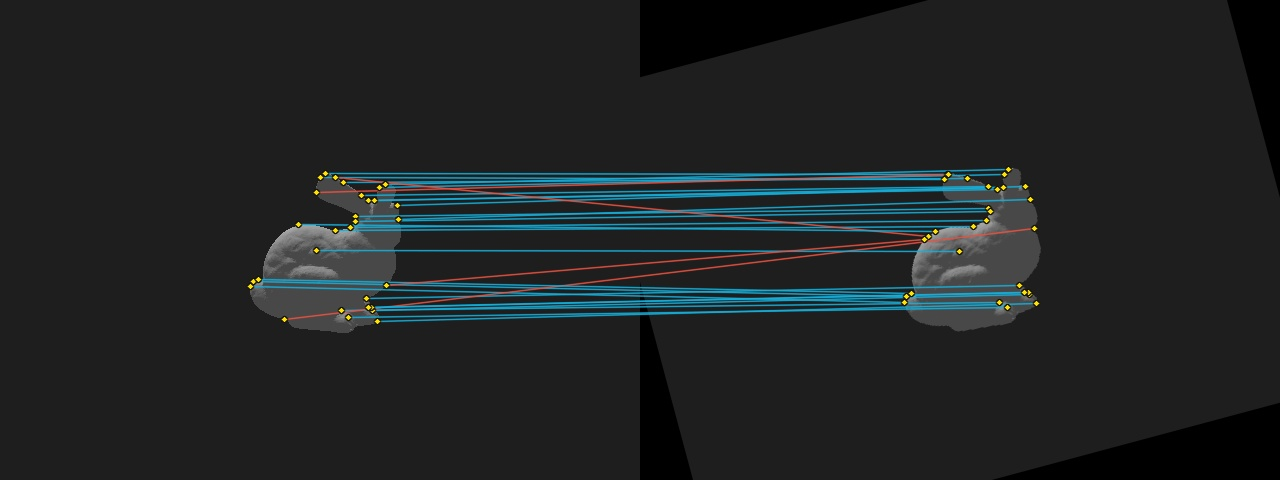
#> input picture experiments/orb_extractor_benchmark/sample_results/visualizations/000_opencv_rotation_15.jpg, 1280 x 480 px; its folder holds only this picture in this run
$ python extract_image.py sample_results/visualizations/000_opencv_rotation_15.jpg
#> lines starting #> are read from the running program, lines starting #| are printed output that depends on the picture
### experiments/orb_extractor_benchmark/benchmark.py
#!/usr/bin/env python3
"""Benchmark original scratch ORB vs OpenCV ORB on five dataset formats.

Copyright for original C++ feature code is preserved in its original files.
This Python script is an evaluation adapter; it does not reimplement scratch ORB.
"""
import argparse
import csv
import json
import math
import re
import subprocess
import tempfile
import time
from collections import defaultdict
from dataclasses import dataclass
from pathlib import Path

import cv2
import numpy as np
from visualization import (draw_correspondences, render_panel, write_pair_dashboard,
                           write_gallery, safe_name, write_dashboard_png)

cv2.setNumThreads(1)

IMAGE_EXTS = {'.png', '.jpg', '.jpeg', '.bmp', '.ppm', '.pgm', '.tif', '.tiff'}
FIELDS = [
    'dataset', 'sequence', 'pair', 'extractor', 'image_1', 'image_2',
    'keypoints_1', 'keypoints_2', 'raw_matches', 'matches', 'correct_matches', 'match_precision',
    'repeatable_keypoints', 'eligible_keypoints', 'repeatability',
    'fundamental_ransac_inliers', 'fundamental_ransac_inlier_ratio',
    'extract_1_ms', 'extract_2_ms', 'match_ms', 'geometry',
]


@dataclass
class Features:
    points: np.ndarray              # (N,2), base image coordinates
    descriptors: np.ndarray         # (N,32), uint8
    angles: np.ndarray              # radians
    scales: np.ndarray
    responses: np.ndarray
    levels: np.ndarray
    milliseconds: float


@dataclass
class Pair:
    name: str
    sequence: str
    first: Path
    second: Path
    homography: np.ndarray | None = None
    second_image: np.ndarray | None = None
    mask: np.ndarray | None = None
    # Optional for generated synthetic frames (stored without writing to disk).


# [5 lines left out: function image_paths, not called in this run]


def read_gray(path):
    image = cv2.imread(str(path), cv2.IMREAD_GRAYSCALE)
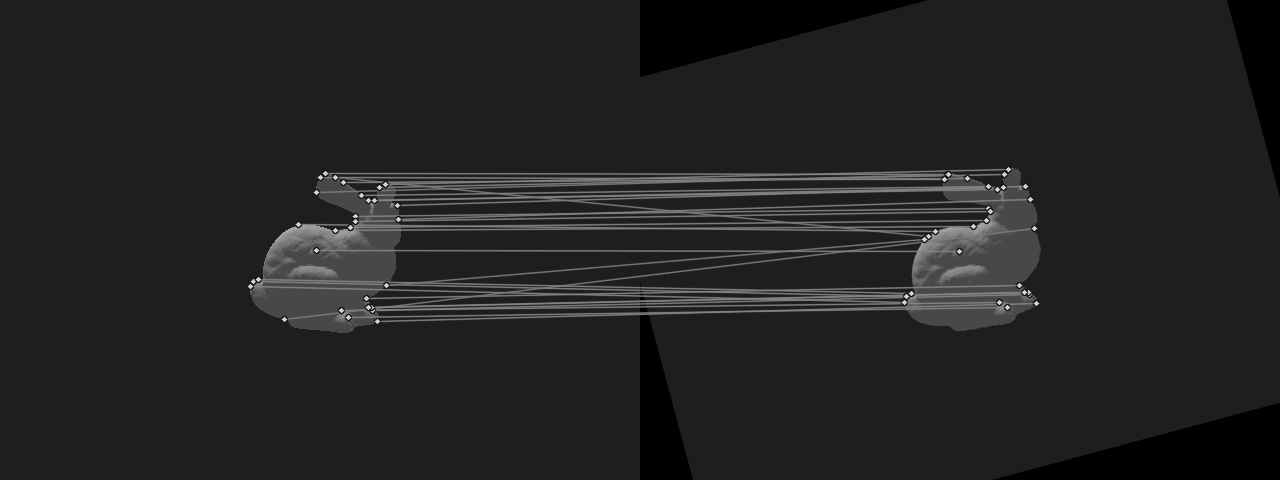
#> image: shape (480, 1280); min 0, max 215, mean 34.6
    if image is None:
        raise RuntimeError(f'Cannot read image: {path}')
    return image


def scratch_extract(image, args, tmp):
    pgm = tmp / 'current.pgm'
    csvpath = tmp / 'current.csv'
    if not cv2.imwrite(str(pgm), image):
        raise RuntimeError('Failed to create PGM for scratch executable')
    cmd = [str(args.binary), '--input', str(pgm), '--output', str(csvpath),
           '--levels', str(args.levels), '--scale-factor', str(args.scale_factor),
           '--fast-threshold', str(args.fast_threshold),
           '--features-per-level', str(args.features_per_level),
           '--cell-size', str(args.cell_size), '--min-threshold', str(args.min_threshold)]
    proc = subprocess.run(cmd, capture_output=True, text=True)
    if proc.returncode:
        raise RuntimeError(f'Scratch extractor failed:\n{proc.stderr}\nCommand: {cmd}')
    stats = json.loads(proc.stdout)
    coords, desc, angle, scales, scores, levels = [], [], [], [], [], []
    with csvpath.open(newline='') as f:
        for row in csv.DictReader(f):
            coords.append([float(row['x']), float(row['y'])])
            desc.append(bytes.fromhex(row['descriptor_hex']))
            angle.append(float(row['angle_rad']))
            scales.append(float(row['scale']))
            scores.append(float(row['score']))
            levels.append(int(row['level']))
    if desc:
        ds = np.array([np.frombuffer(x, np.uint8) for x in desc], dtype=np.uint8)
    else:
        ds = np.empty((0, 32), dtype=np.uint8)
    return Features(np.asarray(coords, np.float32).reshape(-1, 2), ds,
                    np.asarray(angle, np.float32), np.asarray(scales, np.float32),
                    np.asarray(scores, np.float32), np.asarray(levels, np.int32),
                    float(stats['extract_ms']))


# [172 lines left out: functions opencv_extract, match_features, homography_projection, geometric_correct, repeatable, fundamental_inlier_mask and 5 more, not called in this run]


def temporal_pairs(frames, sequence, step):
    for i in range(0, len(frames) - step, step):
        yield Pair(f'{i:06d}_to_{i + step:06d}', sequence, frames[i], frames[i + step])


# [275 lines left out: functions synth_cases, synthetic_pairs, sequences_for, plot_outputs, write_summary, main, not called in this run]


# [2 lines that do not run on import are left out]

### experiments/orb_extractor_benchmark/extract_image.py
#!/usr/bin/env python3
"""Extract scratch ORB from any image and save keypoints, descriptors and a preview."""
import argparse
import csv
from pathlib import Path
import tempfile
import cv2
from benchmark import read_gray, scratch_extract, opencv_extract
from visualization import draw_points


def main():
    p = argparse.ArgumentParser(description=__doc__)
    p.add_argument('image', type=Path)
    p.add_argument('--output', type=Path, default=Path('image_features'))
    p.add_argument('--binary', type=Path, default=Path(__file__).resolve().parent / 'bin' / 'orb_extract')
    p.add_argument('--extractor', choices=('scratch', 'opencv', 'both'), default='scratch')
    p.add_argument('--levels', type=int, default=8)
    p.add_argument('--features-per-level', type=int, default=500)
    p.add_argument('--fast-threshold', type=int, default=30)
    p.add_argument('--scale-factor', type=float, default=1.2)
    p.add_argument('--cell-size', type=int, default=0)
    p.add_argument('--min-threshold', type=int, default=0)
    p.add_argument('--viz-max-keypoints', type=int, default=140,
                   help='Number of spatially separated dots DRAWN (all features remain in CSV)')
    p.add_argument('--viz-min-spacing', type=int, default=6)
    p.add_argument('--viz-marker-radius', type=int, default=2)
    args = p.parse_args()
    args.binary = args.binary.expanduser().resolve()
    args.output.mkdir(parents=True, exist_ok=True)
    gray = read_gray(args.image)
    methods = ('scratch', 'opencv') if args.extractor == 'both' else (args.extractor,)
    with tempfile.TemporaryDirectory(prefix='orb_image_') as work:
        for method in methods:
            features = (scratch_extract(gray, args, Path(work)) if method == 'scratch'
                        else opencv_extract(gray, args))
            path = args.output / f'{method}_features.csv'
            with path.open('w', newline='') as f:
                writer = csv.writer(f)
                writer.writerow(['x', 'y', 'angle_rad', 'scale', 'score', 'level', 'descriptor_hex'])
                for i in range(len(features.points)):
                    writer.writerow([float(features.points[i, 0]), float(features.points[i, 1]),
                                     float(features.angles[i]), float(features.scales[i]),
                                     float(features.responses[i]), int(features.levels[i]),
                                     features.descriptors[i].tobytes().hex()])
            preview, drawn = draw_points(gray, features.points,
                                         max_points=args.viz_max_keypoints,
                                         spacing=args.viz_min_spacing,
                                         radius=args.viz_marker_radius)
            target = args.output / f'{method}_keypoints.jpg'
            cv2.imwrite(str(target), preview)
            details = (f'Extractor: {method}\n'
                       f'Detected keypoints (all): {len(features.points)}\n'
                       f'Displayed dots (spatially separated): {drawn}\n'
                       f'Extraction time: {features.milliseconds:.2f} ms\n'
                       f'Pyramid levels: {args.levels}\n'
                       f'Features per level setting: {args.features_per_level}\n'
                       f'Descriptors: {len(features.descriptors)} x 256 bits\n'
                       f'Note: Display-only thinning does not remove features from CSV.\n'
                       f'For correspondences + inlier/outlier descriptions, run benchmark.py.\n')
            (args.output / f'{method}_description.txt').write_text(details)
            print(f'{method}: {len(features.points)} keypoints, {drawn} visualized, '
                  f'{features.milliseconds:.2f} ms -> {path}, {target}, description.txt')


if __name__ == '__main__':
    main()
#> (the call stopped at in scratch_extract, `proc = subprocess.run(cmd, capture_output=True, text=True)`: subprocess is not available in this run)
